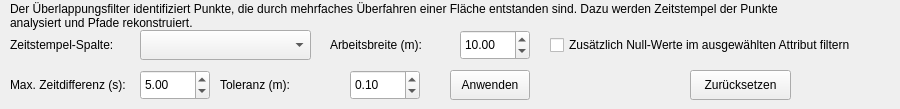
         <widget class="QWidget" name="tab_7">
          <attribute name="title">
           <string>Überlappung</string>
          </attribute>
          <widget class="QLabel" name="overlap_description">
           <property name="geometry">
            <rect>
             <x>10</x>
             <y>0</y>
             <width>811</width>
             <height>31</height>
            </rect>
           </property>
           <property name="text">
            <string>Der Überlappungsfilter identifiziert Punkte, die durch mehrfaches Überfahren einer Fläche entstanden sind. Dazu werden Zeitstempel der Punkte analysiert und Pfade rekonstruiert.</string>
           </property>
           <property name="wordWrap">
            <bool>true</bool>
           </property>
          </widget>
          <widget class="QComboBox" name="timestamp_combo">
           <property name="geometry">
            <rect>
             <x>140</x>
             <y>30</y>
             <width>171</width>
             <height>30</height>
            </rect>
           </property>
          </widget>
          <widget class="QLabel" name="timestamp_label">
           <property name="geometry">
            <rect>
             <x>10</x>
             <y>30</y>
             <width>121</width>
             <height>30</height>
            </rect>
           </property>
           <property name="text">
            <string>Zeitstempel-Spalte:</string>
           </property>
          </widget>
          <widget class="QDoubleSpinBox" name="width_spin">
           <property name="geometry">
            <rect>
             <x>460</x>
             <y>30</y>
             <width>70</width>
             <height>30</height>
            </rect>
           </property>
           <property name="minimum">
            <double>0.100000000000000</double>
           </property>
           <property name="maximum">
            <double>100.000000000000000</double>
           </property>
           <property name="value">
            <double>10.000000000000000</double>
           </property>
          </widget>
          <widget class="QLabel" name="width_label">
           <property name="geometry">
            <rect>
             <x>330</x>
             <y>30</y>
             <width>121</width>
             <height>30</height>
            </rect>
           </property>
           <property name="text">
            <string>Arbeitsbreite (m):</string>
           </property>
          </widget>
          <widget class="QCheckBox" name="zero_filter_check">
           <property name="geometry">
            <rect>
             <x>550</x>
             <y>30</y>
             <width>341</width>
             <height>30</height>
            </rect>
           </property>
           <property name="text">
            <string>Zusätzlich Null-Werte im ausgewählten Attribut filtern</string>
           </property>
          </widget>
          <widget class="QDoubleSpinBox" name="timedelta_spin">
           <property name="geometry">
            <rect>
             <x>140</x>
             <y>70</y>
             <width>70</width>
             <height>30</height>
            </rect>
           </property>
           <property name="minimum">
            <double>0.100000000000000</double>
           </property>
           <property name="maximum">
            <double>1000.000000000000000</double>
           </property>
           <property name="value">
            <double>5.000000000000000</double>
           </property>
          </widget>
          <widget class="QLabel" name="timedelta_label">
           <property name="geometry">
            <rect>
             <x>10</x>
             <y>70</y>
             <width>121</width>
             <height>30</height>
            </rect>
           </property>
           <property name="text">
            <string>Max. Zeitdifferenz (s):</string>
           </property>
          </widget>
          <widget class="QDoubleSpinBox" name="tolerance_spin">
           <property name="geometry">
            <rect>
             <x>350</x>
             <y>70</y>
             <width>70</width>
             <height>30</height>
            </rect>
           </property>
           <property name="minimum">
            <double>0.010000000000000</double>
           </property>
           <property name="maximum">
            <double>10.000000000000000</double>
           </property>
           <property name="singleStep">
            <double>0.010000000000000</double>
           </property>
           <property name="value">
            <double>0.100000000000000</double>
           </property>
          </widget>
          <widget class="QLabel" name="tolerance_label">
           <property name="geometry">
            <rect>
             <x>220</x>
             <y>70</y>
             <width>121</width>
             <height>30</height>
            </rect>
           </property>
           <property name="text">
            <string>Toleranz (m):</string>
           </property>
          </widget>
          <widget class="QPushButton" name="overlap_button">
           <property name="geometry">
            <rect>
             <x>450</x>
             <y>70</y>
             <width>80</width>
             <height>30</height>
            </rect>
           </property>
           <property name="text">
            <string>Anwenden</string>
           </property>
          </widget>
          <widget class="QPushButton" name="overlap_reset_button">
           <property name="geometry">
            <rect>
             <x>690</x>
             <y>70</y>
             <width>101</width>
             <height>30</height>
            </rect>
           </property>
           <property name="text">
            <string>Zurücksetzen</string>
           </property>
          </widget>
         </widget>
